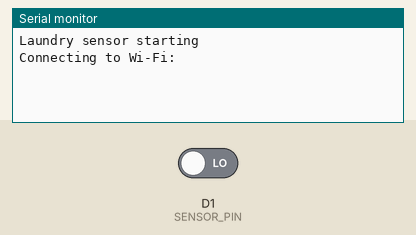
Simulated run of this sketch. Board: ESP8266 (NodeMCU). Parts: the last lines printed to the serial monitor. The test bench sets the inputs (shaded band); at power-on: D1 (SENSOR_PIN) LOW. WiFi joins after 1.5 s; servers stay silent unless stated; no MQTT or app messages arrive unless stated; not simulated (calls return 0 or success): secrets.h.

Above: at 4.7 s.
4.8 s: D1 (SENSOR_PIN) driven HIGH
At 5.5 s:
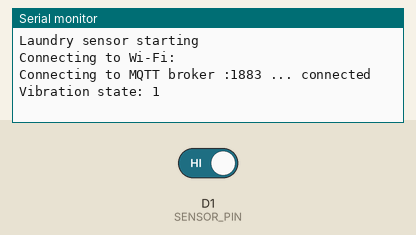
6.5 s: D1 (SENSOR_PIN) driven LOW
At 7.9 s:
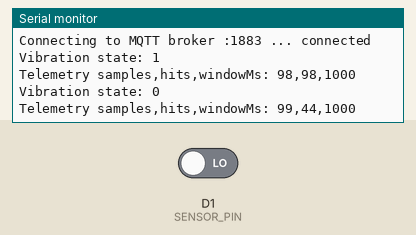
Timing chart, 0 to 9.5 s (numbered marks = the images above; inputs shaded):
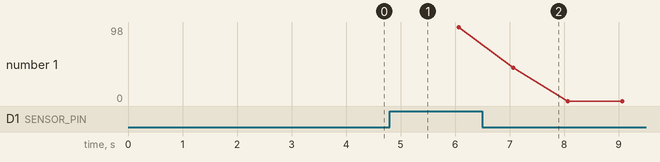

Measured:
- after the input at 4.8 s, the serial monitor: prints a new line after 0.27 s (image 1)
- after the input at 6.5 s, the serial monitor: prints a new line at once (image 2)
- plotted number 1: 98 → 0 after the input at 6.5 s

The sketch:

laundry_sensor.ino
```cpp
#include <ESP8266WiFi.h>
#include <PubSubClient.h>
#include "secrets.h"

const char* ssid = WIFI_SSID;
const char* password = WIFI_PASSWORD;
const char* mqttServer = MQTT_SERVER;

WiFiClient espClient;
PubSubClient client(espClient);

const int SENSOR_PIN = D1;
int lastState = -1;
unsigned long lastMessageTime = 0;
unsigned long lastWifiAttemptTime = 0;
unsigned long lastMqttAttemptTime = 0;
unsigned long lastSensorSampleTime = 0;
unsigned long telemetryWindowStartTime = 0;
unsigned long telemetrySampleCount = 0;
unsigned long telemetryVibrationCount = 0;

const unsigned long WIFI_RETRY_INTERVAL_MS = 5000;
const unsigned long MQTT_RETRY_INTERVAL_MS = 5000;
const unsigned long SENSOR_SAMPLE_INTERVAL_MS = 10;
const unsigned long TELEMETRY_WINDOW_MS = 1000;
const char* STATUS_TOPIC = "laundry/status/1";

void setupWifi() {
  WiFi.mode(WIFI_STA);
  WiFi.begin(ssid, password);

  Serial.print("Connecting to Wi-Fi: ");
  Serial.println(ssid);
}

void reconnectMqtt() {
  String clientId = "LaundryClient_1-" + String(ESP.getChipId(), HEX);

  Serial.print("Connecting to MQTT broker ");
  Serial.print(mqttServer);
  Serial.print(":1883 ... ");

  if (client.connect(clientId.c_str(), STATUS_TOPIC, 1, true, "offline")) {
    Serial.println("connected");
    client.publish(STATUS_TOPIC, "online", true);
    // Disconnected time is not a measured telemetry window. Never backfill it as silence.
    telemetrySampleCount = 0;
    telemetryVibrationCount = 0;
    telemetryWindowStartTime = millis();
    lastSensorSampleTime = millis();
    lastState = -1;
  } else {
    Serial.print("failed, state=");
    Serial.println(client.state());
  }
}

void setup() {
  pinMode(SENSOR_PIN, INPUT);
  Serial.begin(115200);
  delay(500);
  Serial.println();
  Serial.println("Laundry sensor starting");
  setupWifi();
  client.setServer(mqttServer, 1883);
  client.setKeepAlive(10);
  client.setSocketTimeout(5);
  telemetryWindowStartTime = millis();
}

void loop() {
  unsigned long now = millis();

  if (WiFi.status() != WL_CONNECTED) {
    if (now - lastWifiAttemptTime >= WIFI_RETRY_INTERVAL_MS) {
      lastWifiAttemptTime = now;
      Serial.println("Wi-Fi disconnected; reconnecting...");
      WiFi.disconnect();
      WiFi.begin(ssid, password);
    }
    delay(10);
    return;
  }

  if (!client.connected()) {
    if (now - lastMqttAttemptTime >= MQTT_RETRY_INTERVAL_MS) {
      lastMqttAttemptTime = now;
      reconnectMqtt();
    }
    delay(10);
    return;
  }

  client.loop();
  int currentState = digitalRead(SENSOR_PIN);

  if (now - lastSensorSampleTime >= SENSOR_SAMPLE_INTERVAL_MS) {
    lastSensorSampleTime = now;
    telemetrySampleCount++;
    if (currentState == HIGH) {
      telemetryVibrationCount++;
    }
  }

  if (currentState != lastState || now - lastMessageTime > 5000) {
    lastState = currentState;
    lastMessageTime = now;

    String payload = String(currentState);
    if (!client.publish("laundry/vibration/1", payload.c_str())) {
      espClient.stop();
      return;
    }

    Serial.print("Vibration state: ");
    Serial.println(payload);
  }

  if (now - telemetryWindowStartTime >= TELEMETRY_WINDOW_MS && telemetrySampleCount > 0) {
    unsigned long actualWindowMs = now - telemetryWindowStartTime;
    char telemetryPayload[64];
    snprintf(
      telemetryPayload,
      sizeof(telemetryPayload),
      "%lu,%lu,%lu",
      telemetrySampleCount,
      telemetryVibrationCount,
      actualWindowMs
    );

    if (!client.publish("laundry/telemetry/1", telemetryPayload)) {
      espClient.stop();
      return;
    }

    Serial.print("Telemetry samples,hits,windowMs: ");
    Serial.println(telemetryPayload);

    telemetrySampleCount = 0;
    telemetryVibrationCount = 0;
    telemetryWindowStartTime = now;
  }
}
```
